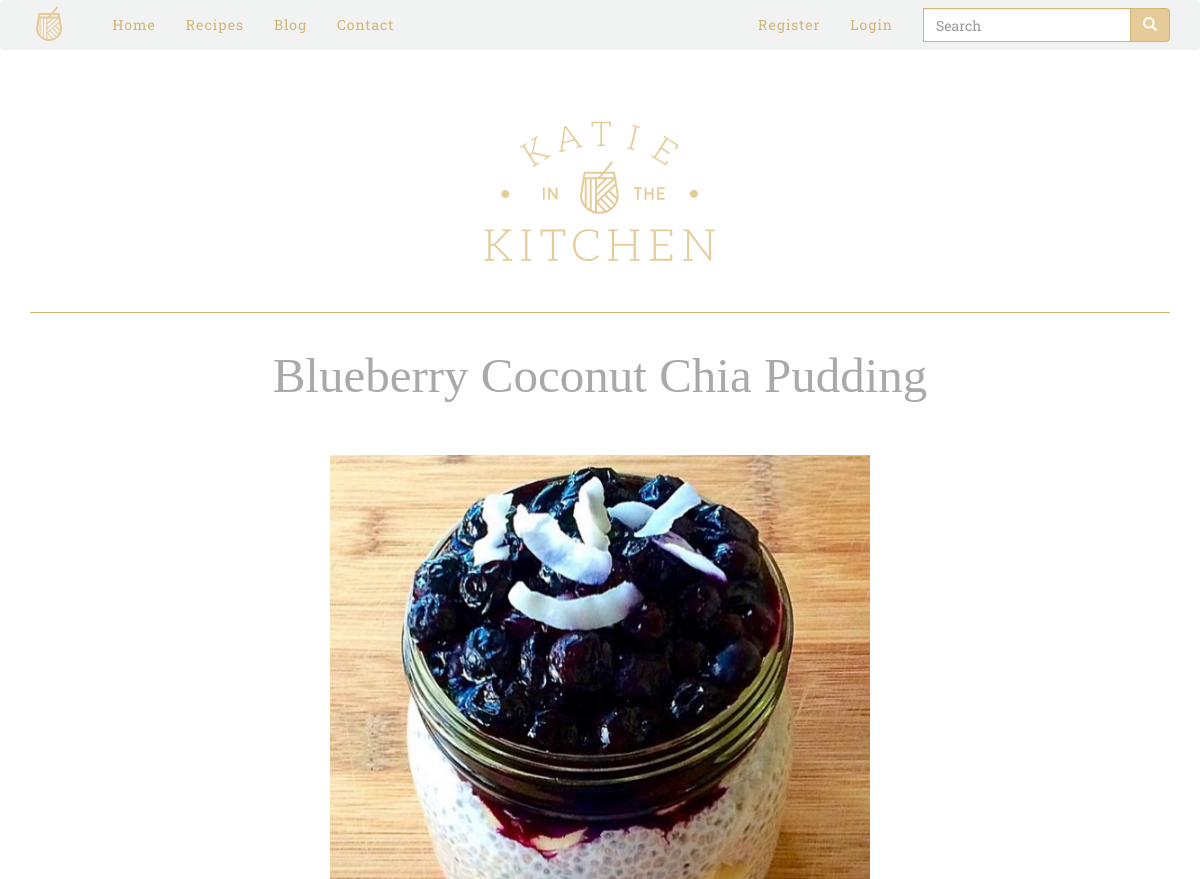
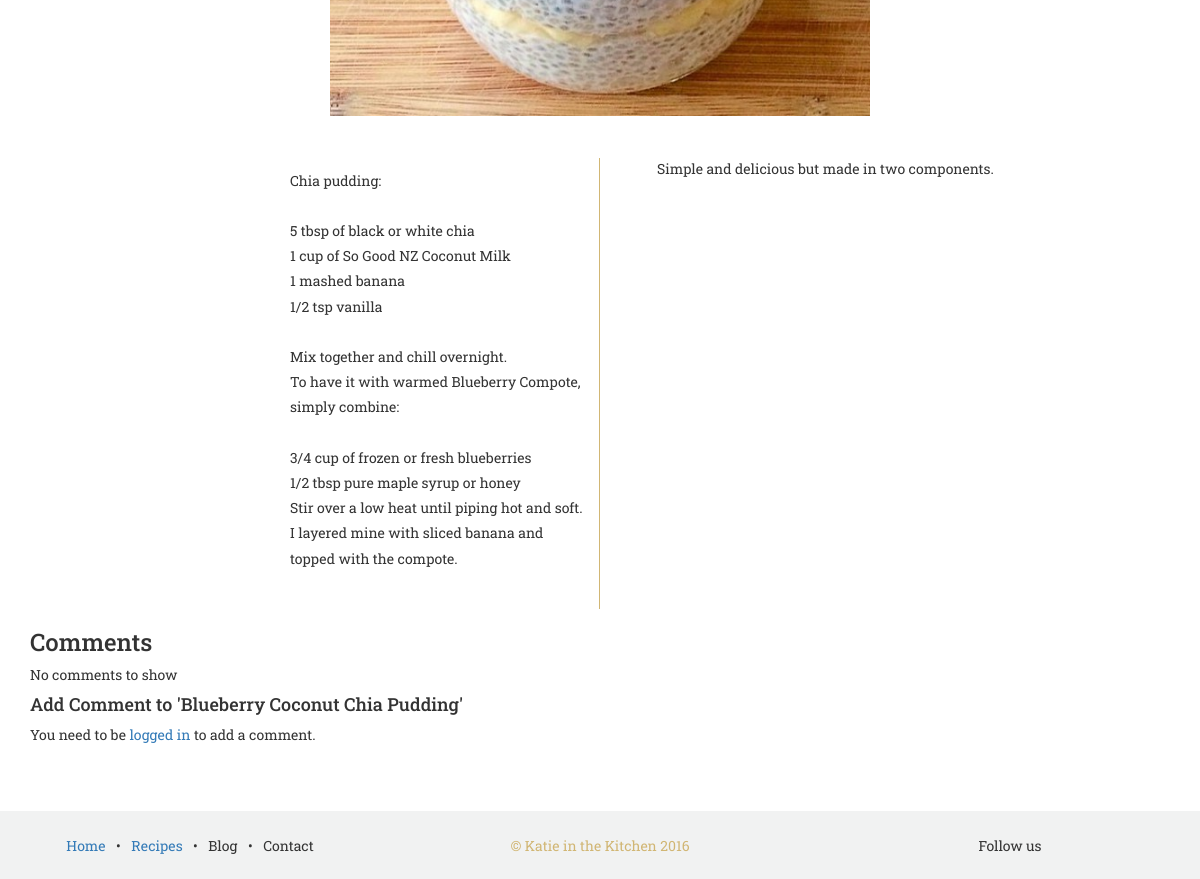
Page /?page=recipe&id=19 on the committed database (2 pictures, top to bottom).
### tables this page shows
CREATE TABLE `recipes` (
  `id` mediumint(8) UNSIGNED NOT NULL,
  `title` varchar(250) NOT NULL,
  `subtitle` varchar(250) DEFAULT NULL,
  `description` text NOT NULL,
  `ingredients` text NOT NULL,
  `poster` varchar(255) DEFAULT NULL,
  `date_created` timestamp NOT NULL DEFAULT CURRENT_TIMESTAMP ON UPDATE CURRENT_TIMESTAMP,
  `category` varchar(100) NOT NULL
);

### App/Views/SingleRecipeView.php (called while the page is built, shortened)
<?php
class SingleRecipeView extends TemplateView
{
	public function render()
	{
		extract($this->data);
		$page = "recipe";
		include "templates/master.inc.php";
	}
	protected function content()
	{
		extract($this->data);
		include "templates/singlerecipe.inc.php";
	}
}

### App/Controllers/RecipesController.php (called while the page is built, shortened)
<?php
class RecipesController extends Controller
{
	public function singlepage()
	{
		$recipe = new Recipes((int)$_GET['id']);
		$comments = $recipe->comments();
		$view = new SingleRecipeView(compact('recipe', 'newcomment', 'comments', 'tags'));
		$view->render();
	}
}

### index.php (called while the page is built, shortened)
<?php
require "routes.php";

### App/Service/AuthenticationService.php (called while the page is built, shortened)
<?php
class AuthenticationService
{
	private static $currentUser;
	public function check()
	{
		return(static::$currentUser ? true : false);
	}
}

### App/Models/DatabaseModel.php (called while the page is built, shortened)
<?php
abstract class DatabaseModel
{
	public $data = [];
	protected static $columns = [];
	protected static $fakeColumns = [];
	private static $db;
	public function __construct($input = null)
	{
		if(is_integer($input) && $input > 0 ){
			$this->find($input);
		}
	}
	protected static function getDatabaseConnection()
	{
		if (! self::$db) {
			$dsn = 'mysql:host=localhost;dbname=kitk;charset=utf8';
			self::$db = new PDO($dsn, 'root', '');
		self::$db->setAttribute(PDO::ATTR_ERRMODE, PDO::ERRMODE_EXCEPTION);
		self::$db->setAttribute(PDO::ATTR_EMULATE_PREPARES, false);
		}
		return self::$db;
	}
	public static function allBy($column, $value, $sortcolumn = "", $asc = true, $pageNumber=null, $pageSize=null)
	{
		$models = [];
		$db = static::getDatabaseConnection();
		$query = "SELECT " .implode("," , static::$columns). " FROM " . static::$tableName;
		$query .= " WHERE $column =:value";
		$statement = $db->prepare($query);
		$statement->bindValue(":value", $value);
		$statement->execute();
		return $models;
	}
	public function find ($id)
	{
		$db = static::getDatabaseConnection();
		$query = "SELECT " .implode("," , static::$columns). " FROM " . static::$tableName .
			" WHERE id = :id ";
		$statement = $db->prepare($query);
		$statement->bindValue(":id", $id);
		$statement->execute();
		$record = $statement->fetch(PDO::FETCH_ASSOC);
			$this->data = $record;
	}
	public function __get($name)
	{
		if (in_array($name, static::$columns) || in_array($name, static::$fakeColumns)) {
           return $this->data[$name];
         }
        throw new UnexpectedValueException("Property '$name' not found in the data variable.");
    }
	public function __set($name, $value)
	{
        $this->data[$name] = $value;
 	}
}

### App/Models/Recipes.php (called while the page is built, shortened)
<?php
class Recipes extends DatabaseModel
{
	public function comments()
	{
		$result = Comment::allBy('recipe_id', $this->id);
		return $result;
	}
}

### templates/singlerecipe.inc.php (the view, shortened to what this page needs)
<?php
	$errors = $newcomment->errors;
?>
<div class="container spacer">
<img src="images/KITK-logo.svg" class="img-responsive center-block" alt="Katie in the Kitchen logo" onerror="this.src='images/KITK-logo-error.png'">
<hr>
	<div class="row single-recipe">
		<div class="col-md-12">
			<h1 class="heading-script"><?= $recipe->title; ?></h1>
		</div>
	</div>
<div class="row single-recipe">
	<div class="col-md-3">
	</div>
	<div class="col-md-6">
		<img src="./images/poster/100h/<?= $recipe->poster ?>" alt="<?= $recipe->title ?> Recipe" class="img-responsive center-block">
	</div>
	<div class="col-md-3">
	</div>
</div>
<div class="row single-recipe">
	<div class="col-md-2">
	</div>
	<div class="col-md-4 vertical-line">
			<p><?= $recipe->ingredients; ?></p>
	</div>
	<div class="col-md-6 recipe-desc">
			<p><?= $recipe->description; ?></p>
	</div>
</div>
<h3>Comments</h3>
	  <?php if(count($comments) > 0) : ?>
	  	<?php $count = 0; ?>
  	  <?php foreach ($comments as $comment) : ?>
  	    <?php $count++; ?>
		  <div class="media">
		  	<div class="media-left">
			  		<img class="media-object" src="<?= $comment->user()->gravatar(48, 'retro') ; ?>" alt="avatar">
	  	    </div>
	  	  	<div class="media-body">
				  		<h3 class="media-heading"># <?= $count;?> <?= $comment->user()->username; ?></h3>
				  		<p><?= $comment->comment; ?></p>
	  	  	</div>
	  	  </div>
				  <?php endforeach; ?>
			  	  <?php else: ?>
			  	  	<p>No comments to show</p>
			  	  <?php endif; ?>
          <h4>Add Comment to '<?= $recipe->title ?>'</h4>
          <?php if (static::$auth->check()): ?>
            <form method="POST" action="./?page=comment.create" class="form-horizontal">
              <input type="hidden" name="recipe_id" value="<?= $recipe->id ?>">
              <div class="form-group <?php if ($errors['comment']): ?> has-error <?php endif; ?>">
                <label for="comment" class="col-sm-4 col-md-2 control-label">Comment</label>
                <div class="col-sm-8 col-md-10">
                  <textarea id="comment" class="form-control" name="comment" rows="5"></textarea>
                  <div class="help-block"><?= $errors['comment']; ?></div>
                </div>
              </div>
              <div class="form-group">
                <div class="col-sm-offset-4 col-sm-10 col-md-offset-2 col-md-10">
                  <button class="btn btn-success">
                    <span class="glyphicon glyphicon-ok"></span> Add Comment
                  </button>
                </div>
              </div>
            </form>
          <?php else: ?>
            <p>You need to be <a href="./?page=login">logged in</a> to add a comment.</p>
          <?php endif; ?>
</div>

### routes.php (shortened to what this page needs)
<?php
$page = isset($_GET['page']) ? $_GET['page'] : 'home';
try {
	switch ($page) {
	case 'recipe':
		$controller = new RecipesController();
		$controller->singlepage();
		break;
}
} catch (ModelNotFoundException $e)
{
	$controller = new ErrorController();
	$controller->error404();
}

### templates/master.inc.php (shortened to what this page needs)
<!DOCTYPE html>
<html lang="en">
  <head>
    <link rel="stylesheet" href="css/swiper.min.css">
    <link href="css/bootstrap.min.css" rel="stylesheet">
    <link href="css/main.css" rel="stylesheet">
  </head>
  <body>
    <nav class="navbar navbar-default">
      <div class="container-fluid">
        <div class="navbar-header">
          <a class="navbar-brand" href="./">
            <img alt="Brand" src="images/kitk-nav-logo.svg">
          </a>
        </div>
        <div class="collapse navbar-collapse" id="bs-example-navbar-collapse-1">
          <ul class="nav navbar-nav">
            <li <?php if($page === "index"): ?><?php endif ;?>><a href="./">Home</a></li>
            <li <?php if($page === "recipes"): ?><?php endif ;?>><a href="?page=recipes">Recipes</a></li>
            <li <?php if($page === "blog"): ?><?php endif ;?>><a href="?page=blog">Blog</a></li>
            <li <?php if($page === "contact"): ?><?php endif ;?>><a href="?page=contact">Contact</a></li>
          </ul>
        <form method="GET" action="./" class="navbar-form navbar-right" role="search">
          <div class="form-group input-group">
            <input name="q" type="text" class="form-control" placeholder="Search">
            <span class="input-group-btn">
          <button type="submit" class="btn btn-default"><span class="glyphicon glyphicon-search"></span></button>
          </span>
          </div>
        </form>
          <ul class="nav navbar-nav navbar-right">
          <?php if(! static::$auth->check()): ?>
            <li <?php if($page === "auth.register"): ?>class="active" <?php endif ;?>><a href="?page=register">Register</a></li>
            <li <?php if($page === "auth.login"): ?>class="active" <?php endif ;?>><a href="?page=login">Login</a></li>
          <?php else: ?>
            <li><a href="#"><?= static::$auth->user()->username; ?></a></li>
            <li><a href=".\?page=logout">Logout</a></li>
          <?php endif; ?>
          </ul>
        </div>
    </nav>
    <?php $this->content(); ?>
    <footer class="row">
      <div class="col-md-4">
        <ul>
          <li><a href="?page=home">Home</a></li>
          <li>&#8226;</li>
          <li><a href="?page=recipes">Recipes</a></li>
          <li>&#8226;</li>
          <li>Blog</li>
          <li>&#8226;</li>
          <li>Contact</li>
        </ul>
      </div>
      <div class="col-md-4">
        <p><span>&copy; Katie in the Kitchen 2016</span></p>
      </div>
      <div class="col-md-4">
        <p>Follow us</p>
      </div>
    </footer>
  </body>
</html>

### css/main.css (style rules this page uses)
body { font-family: 'Roboto Slab', serif; }
.navbar-form { display: none; }
.navbar { margin-bottom: 0; }
.navbar-default .navbar-nav > li > a { color: #D1B674; letter-spacing: .07em; }
.navbar-default { border: none; background-color: #F1F2F2; height: }
.navbar-brand { padding-top: 6px; padding-left: 2em; padding-right: 2em; }
.navbar-form .form-control { border: 1px solid #D1B674; }
.navbar-form .btn-default { border: 1px solid #D1B674; background-color: #E5CB98; }
.navbar-form .glyphicon-search { color: white; }
hr { display: block; height: 1.5px; border-top: 1px solid #D1B674; }
.heading-script { font-family: 'palm-canyon-drive'; color: #E5CB98; font-size: 3.5em; margin: 0; padding-bottom: 1em; text-align: center; }
.spacer { margin-top: 5em; }
.spacer > img { padding-bottom: 2em; }
.single-recipe { background-color: white; margin: 0 auto; }
.single-recipe .heading-script { padding-bottom: .2em; padding-top: .3em; color: #A7A9AC; }
.single-recipe img { width: 80vw; padding: 3em 0; }
.single-recipe ul { list-style: none; padding-left: 0; line-height: 1.8em; }
.recipe-desc > p { padding-left: 3em; line-height: 1.5em; max-width: 450px; }
.single-recipe .vertical-line { padding-left: 5em; }
footer { background-color: #F1F2F2; padding-top: 1.5em; padding-bottom: .7em; margin-top: 4em; }
footer ul li { list-style: none; display: inline-block; padding: 0 .25em; }
footer ul, footer p { text-align: center; padding: .25em 0; }
footer span { color: #D1B674; }
@media (min-width: 992px) { .navbar-form { display: block; } }
@media (min-width: 992px) { .vertical-line { border-right: solid 1.5px #D1B674; padding-bottom: 2em; } }

### rows in the picture
recipes: title "Blueberry Coconut Chia Pudding", poster (picture), ingredients "Chia pudding: 5 tbsp of black or white chia 1 cup of So Good NZ Coconut Milk 1 mashed banana 1/2 tsp vanilla Mix together and chill overnight. To have it with warmed Blueberry Compote, simply combine: 3/4 cup of frozen or fresh blueberries 1/2 tbsp pure maple syrup or honey Stir over a low heat until piping hot and soft. I layered mine with sliced banana and topped with the compote.", description "Simple and delicious but made in two components."
